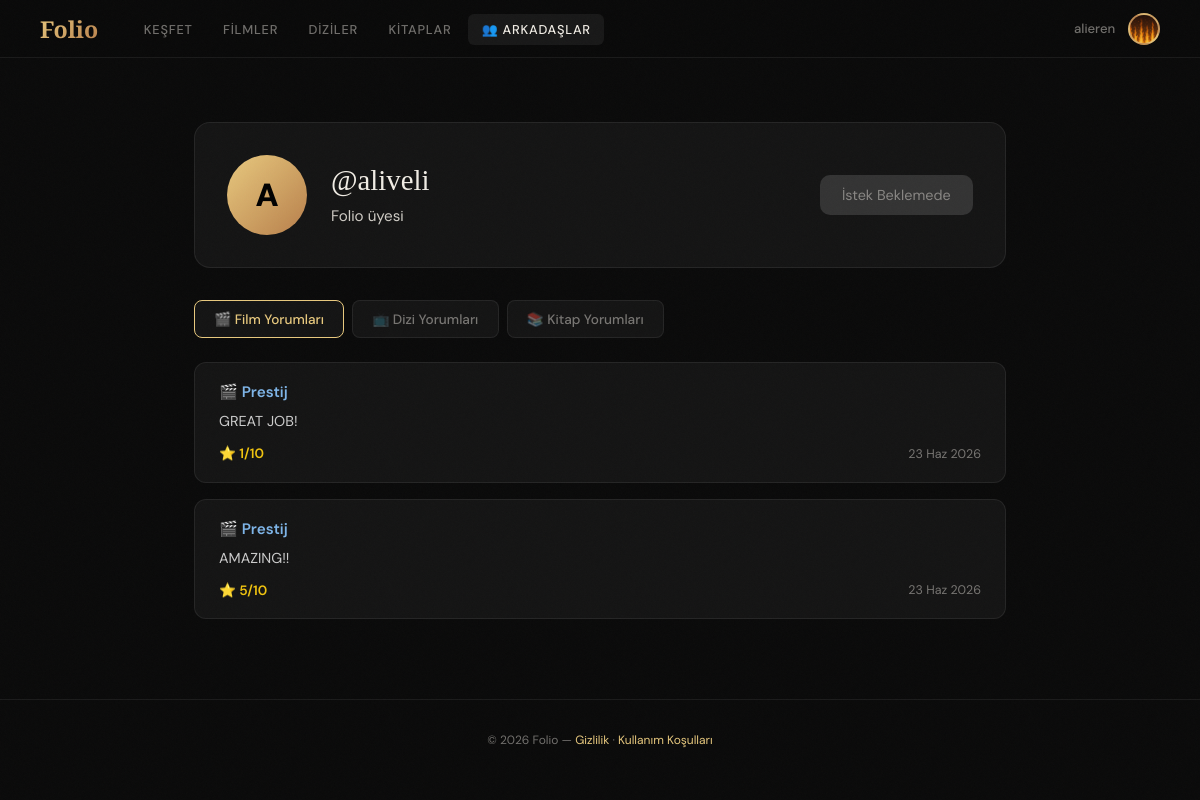
The page /sosyal/profil/11/ (signed in) on the database its author committed.
### sosyal/models.py (models this page shows, shortened)
class Profil(models.Model):
    user = models.OneToOneField(User, on_delete=models.CASCADE, related_name='profil')
    ad_soyad = models.CharField(max_length=150, blank=True)
    biyografi = models.TextField(max_length=500, blank=True)
    profil_resmi = models.ImageField(upload_to='profil_resimleri/', blank=True, null=True)

### movies/models.py (models this page shows, shortened)
class FilmYorum(models.Model):
    film = models.ForeignKey(Film, on_delete=models.CASCADE, related_name='yorumlar')
    user = models.ForeignKey(User, on_delete=models.CASCADE)
    icerik = models.TextField()
    kisisel_puan = models.IntegerField(default=5)
    tarih = models.DateTimeField(auto_now_add=True)

class Film(models.Model):
    LISTE_SECENEKLERI = [
        ('izlediklerim', 'İzlediğim Filmler'),
        ('izlemek_istediklerim', 'İzlemek İstediğim Filmler'),
    ]
    user = models.ForeignKey(User, on_delete=models.CASCADE)
    baslik = models.CharField(max_length=200)
    yazar = models.CharField(max_length=200, blank=True, null=True, verbose_name="Yönetmen/Oyuncular")
    tur = models.CharField(max_length=100, blank=True, null=True)
    puan = models.FloatField(default=0.0)
    afis_url = models.URLField(max_length=500, blank=True, null=True)
    ozet = models.TextField(blank=True, null=True)
    basim_yili = models.CharField(max_length=10, blank=True, null=True)
    sayfa_sayisi = models.IntegerField(default=0, verbose_name="Süre (dk)") # Süre için bu ismi tuttuk ki template bozulmasın
    liste_durumu = models.CharField(max_length=30, choices=LISTE_SECENEKLERI, default='izlemek_istediklerim')
    eklenme_tarihi = models.DateTimeField(auto_now_add=True, null=True, blank=True)

### sosyal/views.py (the view)
# urls.py: path('profil/<int:kullanici_id>/', views.profil_view, name='kullanici_profil'),
@login_required(login_url='login')
def profil_view(request, kullanici_id):
    profil_sahibi = get_object_or_404(User, id=kullanici_id)
    from movies.models import FilmYorum
    from series.models import DiziYorum
    from books.models import KitapYorum
    film_yorumlari = FilmYorum.objects.filter(user=profil_sahibi).select_related('film').order_by('-tarih')[:10]
    dizi_yorumlari = DiziYorum.objects.filter(user=profil_sahibi).select_related('dizi').order_by('-tarih')[:10]
    kitap_yorumlari = KitapYorum.objects.filter(user=profil_sahibi).select_related('kitap').order_by('-tarih')[:10]
    iliski = None
    if request.user != profil_sahibi:
        iliski = ArkadashlikIstegi.objects.filter(
            Q(gonderen=request.user, alici=profil_sahibi) |
            Q(gonderen=profil_sahibi, alici=request.user)
        ).first()
    return render(request, 'sosyal/profil.html', {
        'profil_sahibi': profil_sahibi,
        'film_yorumlari': film_yorumlari,
        'dizi_yorumlari': dizi_yorumlari,
        'kitap_yorumlari': kitap_yorumlari,
        'iliski': iliski,
    })

### templates/sosyal/profil.html (shortened to what this page needs)
{% extends 'base.html' %}
{% block content %}
<div class="container">
  <div class="profil-header">
    <div class="avatar-buyuk">
      {% if profil_sahibi.profil.profil_resmi %}
        <img src="{{ profil_sahibi.profil.profil_resmi.url }}" style="width: 100%; height: 100%; object-fit: cover; border-radius: 50%;">
      {% else %}
        {{ profil_sahibi.username|first|upper }}
      {% endif %}
    </div>
    <div>
      <p class="profil-adi">{% if profil_sahibi.profil.ad_soyad %}{{ profil_sahibi.profil.ad_soyad }}{% else %}@{{ profil_sahibi.username }}{% endif %}</p>
      <p class="profil-tag" style="margin-top: 0.6rem; color: var(--text); opacity: 0.85; font-size: 0.95rem;">
        {% if profil_sahibi.profil.biyografi %}{{ profil_sahibi.profil.biyografi }}{% else %}Folio üyesi{% endif %}
      </p>
    </div>
    {% if request.user != profil_sahibi %}
      {% if iliski and iliski.durum == 'kabul_edildi' %}
        <span class="btn-arkadas-tag">✓ Arkadaşsınız</span>
      {% elif iliski and iliski.durum == 'beklemede' %}
        <span class="btn-beklemede">İstek Beklemede</span>
      {% else %}
        <a href="{% url 'arkadas_istegi_gonder' profil_sahibi.id %}" class="btn-arkadas-ekle">+ Arkadaş Ekle</a>
      {% endif %}
    {% endif %}
  </div>
  <div class="tabs">
    <button class="tab aktif" onclick="sekmeGoster('filmler', this)">🎬 Film Yorumları</button>
    <button class="tab" onclick="sekmeGoster('diziler', this)">📺 Dizi Yorumları</button>
    <button class="tab" onclick="sekmeGoster('kitaplar', this)">📚 Kitap Yorumları</button>
  </div>
  <div id="filmler" class="sekme-icerik aktif">
    {% if film_yorumlari %}
      <div class="yorum-liste">
        {% for yorum in film_yorumlari %}
          <div class="yorum-kart">
            <p class="yorum-baslik">
              🎬 <a href="{% url 'film_detay' yorum.film.id %}">{{ yorum.film.baslik }}</a>
            </p>
            <p class="yorum-icerik">{{ yorum.icerik }}</p>
            <div class="yorum-meta">
              <span class="yorum-puan">⭐ {{ yorum.kisisel_puan }}/10</span>
              <span class="yorum-tarih">{{ yorum.tarih|date:"d M Y" }}</span>
            </div>
          </div>
        {% endfor %}
      </div>
    {% else %}
      <div class="bos">Henüz film yorumu yok.</div>
    {% endif %}
  </div>
</div>
{% endblock %}

### templates/base.html (shortened to what this page needs)
<!DOCTYPE html>
<html lang="tr">
<head>
</head>
<body>
{% if request.user.is_authenticated %}
<nav>
  <a href="{% url 'dashboard' %}" class="nav-logo">Folio</a>
  <ul class="nav-links">
    <li><a href="{% url 'dashboard' %}" id="nav-kesfet">Keşfet</a></li>
    <li><a href="{% url 'filmler' %}" id="nav-filmler">Filmler</a></li>
    <li><a href="{% url 'diziler' %}" id="nav-diziler">Diziler</a></li>
    <li><a href="{% url 'kitaplar' %}" id="nav-kitaplar">Kitaplar</a></li>
    <li><a href="{% url 'kullanici_ara' %}" id="nav-sosyal">👥 Arkadaşlar</a></li>
  </ul>
  <div class="nav-right">
    <span class="nav-username">{{ user.username }}</span>
    <div class="profile-dropdown-container">
      <div class="nav-avatar" id="navAvatarBtn" title="{{ user.username }}">
        {% if user.profil.profil_resmi %}
          <img src="{{ user.profil.profil_resmi.url }}" style="width: 100%; height: 100%; object-fit: cover; border-radius: 50%;">
        {% else %}
          {{ user.username|slice:":2"|upper }}
        {% endif %}
      </div>
    </div>
  </div>
</nav>
{% endif %}
{% block content %}{% endblock %}
{% if request.user.is_authenticated %}
<footer>
  <p>© 2026 Folio — <a href="#">Gizlilik</a> · <a href="#">Kullanım Koşulları</a></p>
</footer>
{% endif %}
</body>
</html>

### rows shown on the page
FilmYorum: film.baslik "Prestij", icerik "GREAT JOB!", kisisel_puan "1", tarih "23 Haz 2026"
FilmYorum: film.baslik "Prestij", icerik "AMAZING!!", kisisel_puan "5", tarih "23 Haz 2026"

### other values the page prints
{{ user.username }} "alieren"
{{ profil_sahibi.username|first|upper }} "A"
{{ profil_sahibi.username }} "aliveli"
